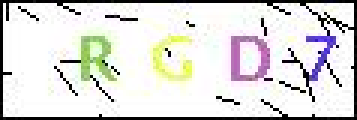
#> input picture raw_images/000.jpg, 119 x 40 px, found by its file name (shown 3 times larger); its folder holds only this picture in this run
$ python tools.py
#> lines starting #> are read from the running program, lines starting #| are printed output that depends on the picture; after the words box and inside, x2 and y2 are one past the last pixel; in counts of white or black regions, pixels touching at a corner belong together
#> (the call stopped at in get_image, `r = requests.get(url)`: the network is not available in this run)
from PIL import Image
import numpy as np
import requests


def label2word(label):
    d = ['2', '3', '4', '6', '7', '8', 'A', 'B', 'C', 'D', 'E', 'F', 'G', 'H', 'J', 'K', 'M', 'N', 'P', 'Q', 'R', 'T',
         'U', 'V', 'W', 'X', 'Y', 'Z']
    return d[label]


def word2label(word):
    d = ['2', '3', '4', '6', '7', '8', 'A', 'B', 'C', 'D', 'E', 'F', 'G', 'H', 'J', 'K', 'M', 'N', 'P', 'Q', 'R', 'T',
         'U', 'V', 'W', 'X', 'Y', 'Z']
    return d.index(word)


def pre_process(ver_image):
    # 去除黑色噪点
#> called with ver_image = '.\\raw_images\\000.jpg'
    im = Image.open(ver_image)
#> im is the input picture: PIL image 119x40 RGB; mean R, G, B 220, 219.1, 216.4
    # im.show()
    im_mat = np.asarray(im)  # 40 199 3
    im_mat = np.require(im_mat, requirements=['O', 'W'])
    im_mat.setflags(write=1)
    for i in range(im_mat.shape[0]):
        for j in range(im_mat.shape[1]):
            if im_mat[i][j][0] < 20 and im_mat[i][j][1] < 20 and im_mat[i][j][2] < 20:
                im_mat[i][j] = (255, 255, 255)
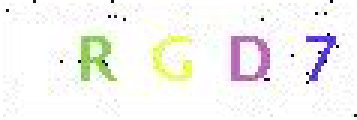
#> im_mat: shape (40, 119, 3) (shown 3 times larger); 9.96% of pixels changed, all inside (x1, y1, x2, y2) = (0, 0, 119, 40)

    # 灰度化
    im_mat = np.array(Image.fromarray(im_mat).convert('L'), 'f')
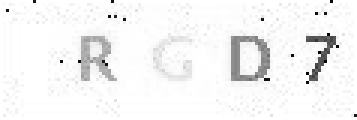
#> im_mat: shape (40, 119) float32 (shown 3 times larger); min 4, max 255, mean 244.2

    # 二值化
    threshold = 235
    for i in range(im_mat.shape[0]):
        for j in range(im_mat.shape[1]):
            if im_mat[i][j] < threshold:
                im_mat[i][j] = 0
            else:
                im_mat[i][j] = 225
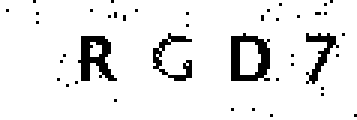
#> im_mat: shape (40, 119) float32 (shown 3 times larger); values 0 (black) and 225 (white), 91.8% white; black in thin lines or dots

    # 分割
    im = Image.fromarray(im_mat)
    im1 = im.crop((21, 10, 41, 30))
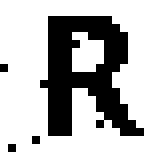
#> im1: PIL image 20x20 F (shown 8 times larger); values 0 (black) and 225 (white), 72.8% white; 4 black regions (3 under 20 px), largest, box (x1, y1, x2, y2) and area: (5, 2, 18, 17) 106
    im2 = im.crop((47, 10, 67, 30))
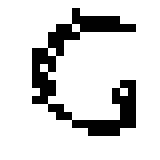
#> im2: PIL image 20x20 F (shown 8 times larger); values 0 (black) and 225 (white), 83.5% white; black in thin lines or dots, all inside (x1, y1, x2, y2) = (4, 1, 17, 17)
    im3 = im.crop((73, 10, 93, 30))
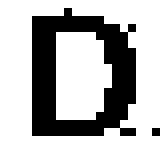
#> im3: PIL image 20x20 F (shown 8 times larger); values 0 (black) and 225 (white), 70.8% white; 2 black regions (1 under 20 px), largest, box (x1, y1, x2, y2) and area: (4, 1, 17, 17) 116
    im4 = im.crop((99, 10, 119, 30))
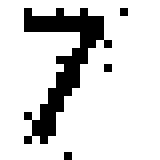
#> im4: PIL image 20x20 F (shown 8 times larger); values 0 (black) and 225 (white), 83.8% white; black in thin lines or dots, all inside (x1, y1, x2, y2) = (3, 1, 16, 20)
    return im1, im2, im3, im4


def get_image(url, name):
    r = requests.get(url)
    with open('.\\raw_images\\' + name, 'wb') as f:
        f.write(r.content)


if __name__ == '__main__':
    url = 'http://my.csu.edu.cn/cgi-bin/login?method=getLoginVerifiCode'
    total = 100
    j = 0
    for i in range(total):
        name = '%03d.jpg' % i

        get_image(url, name)
        im1, im2, im3, im4 = pre_process('.\\raw_images\\' + name)

        im1.convert("L").save('.\\images\\' + '%04d.bmp' % j)
        j = j + 1
        im2.convert("L").save('.\\images\\' + '%04d.bmp' % j)
        j = j + 1
        im3.convert("L").save('.\\images\\' + '%04d.bmp' % j)
        j = j + 1
        im4.convert("L").save('.\\images\\' + '%04d.bmp' % j)
#> (the run stopped early here; a loop or call above may not have finished)
